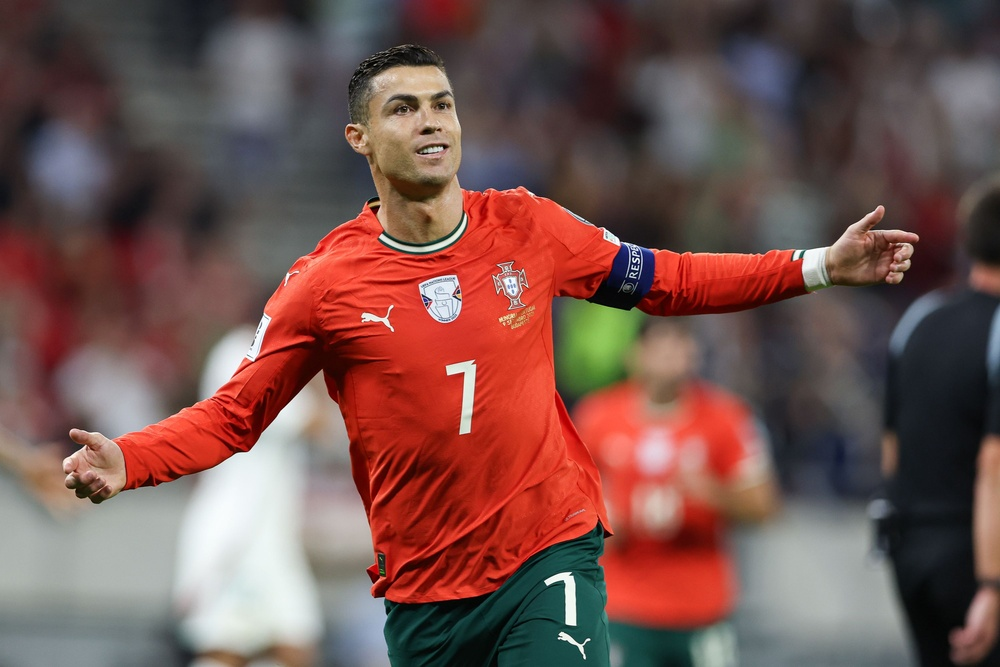
#> input picture ronaldo.jpg, 1000 x 667 px, shrunk from 3000 x 2000 before the run
$ jupyter execute --allow-errors rsvd_image_compression.ipynb
#> lines starting #> are read from the running program, lines starting #| are printed output that depends on the picture
#> the answer given: ronaldo.jpg
# Randomized SVD Image Compression Playground

This notebook lets you compare deterministic truncated SVD and randomized SVD (rSVD) on any grayscale image.
It measures reconstruction error (Frobenius norm relative to the original) and timing for different rSVD parameters so you can see the accuracy-speed trade-off.

**Workflow**

1. Run the import/setup cells.
2. Provide a path to an image file (PNG/JPG/etc.) when prompted, or press enter to use a synthetic demo image.
3. Adjust the rank, oversampling, and power iteration parameters to explore rSVD behavior.
4. Run the experiment, examine the metrics table/plots, and inspect the reconstructed images.

[cell 1]
import numpy as np
import pandas as pd
import matplotlib.pyplot as plt
from pathlib import Path
from PIL import Image
from time import perf_counter

plt.rcParams.update({
    "figure.figsize": (6, 4),
    "image.cmap": "gray",
    "font.size": 12,
})
np.set_printoptions(precision=3, suppress=True)

[cell 2]
save_figures = True
figure_output_dir = Path("figures")
if save_figures:
    figure_output_dir.mkdir(parents=True, exist_ok=True)

def sanitize_filename(text, default="figure"):
    if not text:
        return default
    sanitized = "".join(c if c.isalnum() or c in ("-", "_") else "_" for c in str(text))
    sanitized = sanitized.strip("_")[:120]
    return sanitized or default


def save_named_figure(fig, label):
    if not save_figures:
        return
    filename = f"{sanitize_filename(label)}.png"
    path = figure_output_dir / filename
    fig.savefig(path, bbox_inches="tight", dpi=240)
    print(f"Saved figure -> {path}")

[cell 3]
def load_grayscale_image(path):
    """Load an image file, convert it to grayscale, and return a float64 array scaled to [0, 1]."""
#> called with path = 'ronaldo.jpg'
    path = Path(path).expanduser()
    if not path.exists():
        raise FileNotFoundError(f"Image not found: {path}")
    image = Image.open(path).convert("L")
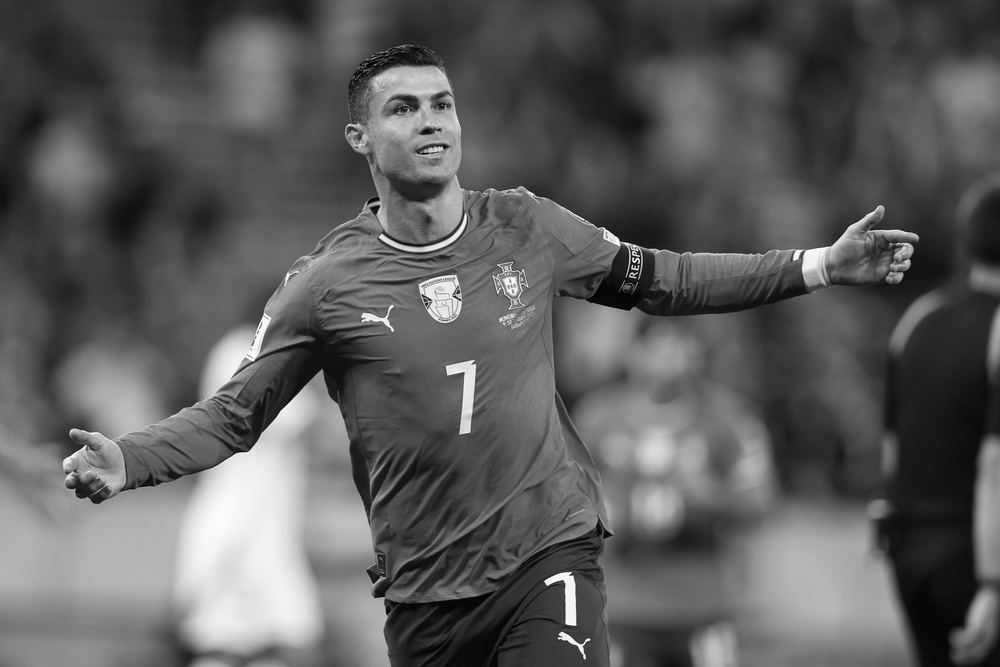
#> image: PIL image 1000x667 L; min 0, max 255, mean 92.7
    return np.asarray(image, dtype=np.float64) / 255.0


def create_demo_image(size=256):
    """Generate a synthetic gradient + stripe image as a fallback demo."""
    x = np.linspace(0, 1, size)
    y = np.linspace(0, 1, size)
    grid = np.outer(y, x)
    stripes = 0.25 * np.sin(18 * np.pi * x)
    vignette = np.clip(1.5 * grid * (1 - grid), 0, 1)
    demo = 0.55 * grid + 0.35 * vignette
    demo += 0.1 * np.outer(np.ones_like(y), stripes)
    return np.clip(demo, 0, 1)


def describe_image(matrix):
    matrix = np.asarray(matrix)
    print(f"Shape: {matrix.shape}, min={matrix.min():.3f}, max={matrix.max():.3f}")
#| Shape: (667, 1000), min=0.000, max=1.000

[cell 4]
def truncated_svd(matrix, rank):
    """Return the best rank-k approximation via deterministic SVD."""
    matrix = np.asarray(matrix, dtype=np.float64)
    U, S, Vt = np.linalg.svd(matrix, full_matrices=False)
    k = min(rank, len(S))
    return U[:, :k], S[:k], Vt[:k, :]


def randomized_svd(matrix, rank, oversampling=5, n_iter=2, random_state=None):
    """Compute an rSVD approximation using a Gaussian projection and optional power iterations."""
    matrix = np.asarray(matrix, dtype=np.float64)
    m, n = matrix.shape
    k = min(rank, m, n)
    l = min(k + oversampling, n)
    rng = np.random.default_rng(random_state)
    projector = rng.standard_normal(size=(n, l))
    sample = matrix @ projector
    for _ in range(max(n_iter, 0)):
        sample = matrix @ (matrix.T @ sample)
    Q, _ = np.linalg.qr(sample, mode="reduced")
    B = Q.T @ matrix
    Uh, S, Vt = np.linalg.svd(B, full_matrices=False)
    U = Q @ Uh
    return U[:, :k], S[:k], Vt[:k, :]


def reconstruct_image(U, S, Vt):
    """Reconstruct an image matrix from SVD factors."""
    return (U * S) @ Vt


def relative_frobenius_error(original, approximation):
    """Compute ||A - A_hat||_F / ||A||_F as an error bound surrogate."""
    original = np.asarray(original, dtype=np.float64)
    approximation = np.asarray(approximation, dtype=np.float64)
    denom = np.linalg.norm(original, ord="fro")
    if denom == 0:
        return 0.0
    return np.linalg.norm(original - approximation, ord="fro") / denom


def timed_call(fn, *args, **kwargs):
    start = perf_counter()
    output = fn(*args, **kwargs)
    end = perf_counter()
    return output, end - start

[cell 5]
image_path = input("Enter path to an image (leave blank for synthetic demo): ").strip()
if image_path:
    image_matrix = load_grayscale_image(image_path)
    source_description = f"Loaded from {Path(image_path).expanduser()}"
else:
    image_matrix = create_demo_image()
    source_description = "Synthetic gradient demo image (provide a path above to use your own data)."

print(source_description)
describe_image(image_matrix)

[cell 6]
fig, ax = plt.subplots(figsize=(7, 7))
ax.imshow(image_matrix, vmin=0, vmax=1)
ax.set_title("Original Image (grayscale)")
ax.axis("off")
plt.show()
save_named_figure(fig, "original_image")

[cell 7]
ranks_to_try = [10, 30, 60, 120]
power_iterations = [0, 1, 2, 3, 4]
oversampling = 10
random_state = 7

print("Ranks:", ranks_to_try)
print("Power iterations:", power_iterations)
print("Oversampling:", oversampling)
print("Random seed:", random_state)

[cell 8]
results = []
approximations = {}

for requested_rank in ranks_to_try:
    (svd_factors, svd_time) = timed_call(truncated_svd, image_matrix, requested_rank)
    U, S, Vt = svd_factors
    eff_rank = len(S)
    svd_approx = reconstruct_image(U, S, Vt)
    svd_error = relative_frobenius_error(image_matrix, svd_approx)
    key = ("SVD", eff_rank, 0)
    approximations[key] = svd_approx
    results.append({
        "method": "SVD",
        "requested_rank": requested_rank,
        "rank": eff_rank,
        "power_iterations": 0,
        "oversampling": 0,
        "relative_error": svd_error,
        "runtime_s": svd_time,
        "key": key,
    })

    for n_iter in power_iterations:
        (rsvd_factors, rsvd_time) = timed_call(
            randomized_svd,
            image_matrix,
            requested_rank,
            oversampling=oversampling,
            n_iter=n_iter,
            random_state=random_state,
        )
        Ur, Sr, Vtr = rsvd_factors
        eff_rank_rsvd = len(Sr)
        approx = reconstruct_image(Ur, Sr, Vtr)
        error = relative_frobenius_error(image_matrix, approx)
        key = ("rSVD", eff_rank_rsvd, n_iter)
        approximations[key] = approx
        results.append({
            "method": "rSVD",
            "requested_rank": requested_rank,
            "rank": eff_rank_rsvd,
            "power_iterations": n_iter,
            "oversampling": oversampling,
            "relative_error": error,
            "runtime_s": rsvd_time,
            "key": key,
        })
#> this loop made 4 passes
#> (svd_time, eff_rank, svd_error) on passes 1 to 4: (0.373, 10, 0.172), (0.334, 30, 0.0995), (0.339, 60, 0.066), (0.366, 120, 0.0388)
#> pass 1, `svd_approx = reconstruct_image(U, S, Vt)`:
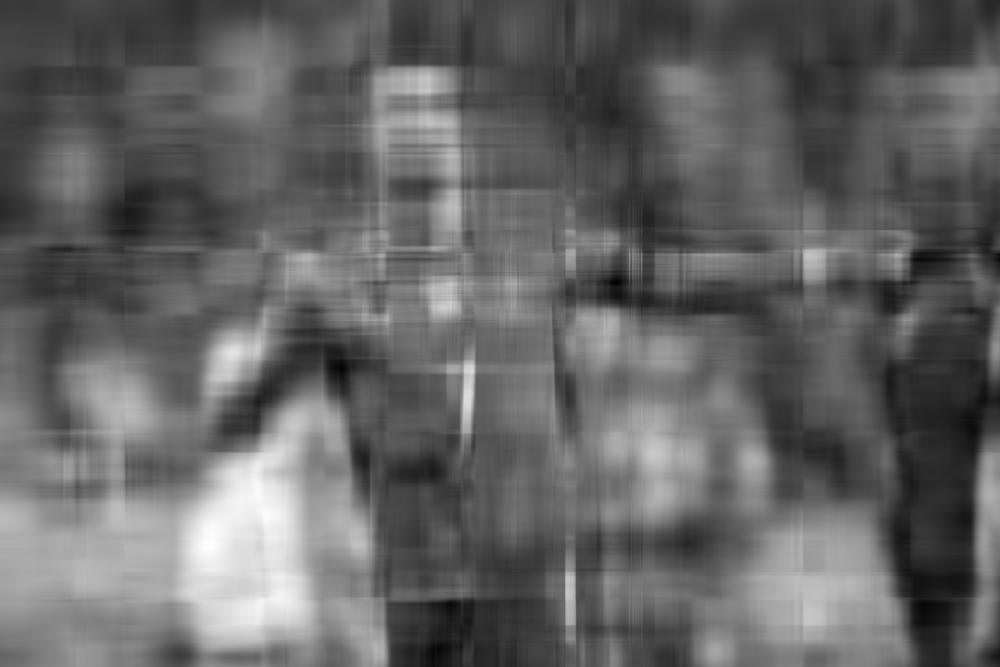
#> svd_approx: shape (667, 1000) float64; min -0.0811, max 1.05, mean 0.364; drawn with min black and max white
#> pass 1, in relative_frobenius_error (call 2), `approximation = np.asarray(approximation, dtype=np.float64)`:
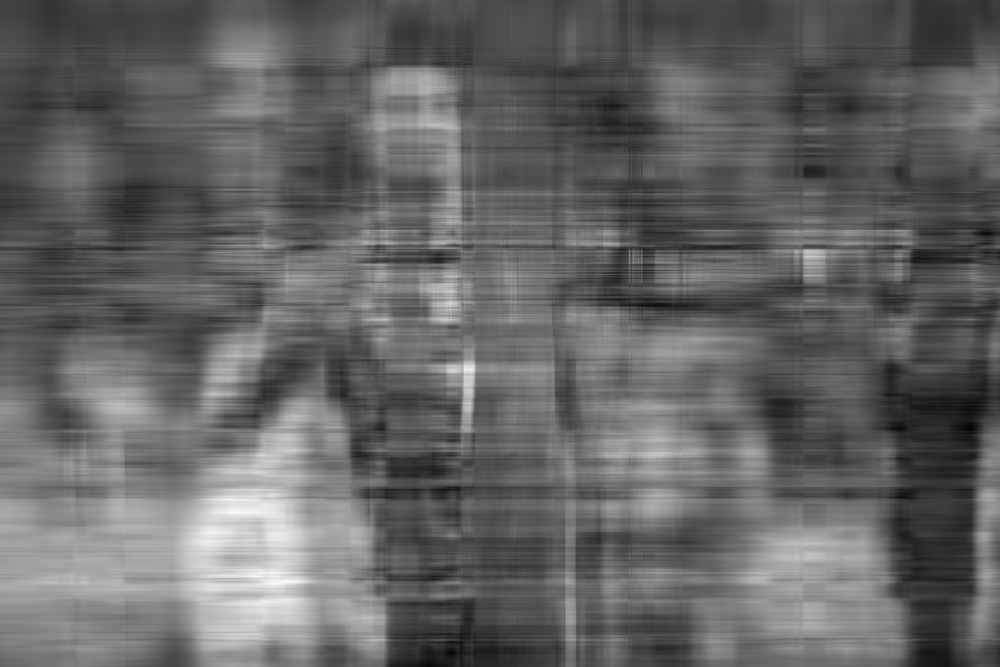
#> approximation: shape (667, 1000) float64; min -0.141, max 1.13, mean 0.362; drawn with min black and max white
#> after the loop:
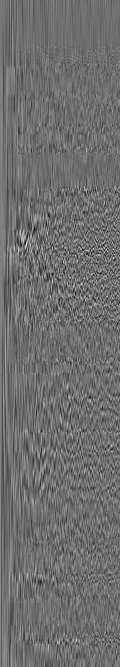
#> U: shape (667, 120) float64; min -0.23, max 0.299, mean 0.000353; drawn with min black and max white
#> after the loop:
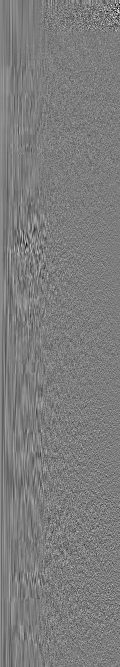
#> Ur: shape (667, 120) float64; min -0.322, max 0.335, mean 0.000326; drawn with min black and max white
#> after the loop, approximations = 24 items; results = 24 items

metrics_df = pd.DataFrame(results)
#> metrics_df = table of 24 rows and 8 columns
metrics_df["runtime_ms"] = metrics_df["runtime_s"] * 1000
metrics_df.sort_values(["method", "rank", "power_iterations"], inplace=True)
metrics_df.reset_index(drop=True, inplace=True)
metrics_df
#> Out = table of 24 rows and 9 columns

[cell 9]
latex_float = lambda x: f"{x:.4f}"

svd_table = (
    metrics_df[metrics_df["method"] == "SVD"]
    [["rank", "relative_error", "runtime_ms"]]
    .rename(columns={
        "rank": "Rank",
        "relative_error": "Relative Error",
        "runtime_ms": "Runtime [ms]",
    })
)
#> svd_table = table of 4 rows and 3 columns
print("SVD metrics (LaTeX):")
#> (the rest of this cell did not finish here and is left out)

[cell 10]
fig, axes = plt.subplots(1, 2, figsize=(14, 5))
error_ax, runtime_ax = axes

svd_data = metrics_df[metrics_df["method"] == "SVD"]
#> svd_data = table of 4 rows and 9 columns
if not svd_data.empty:
    error_ax.plot(svd_data["rank"], svd_data["relative_error"], marker="o", label="SVD")
    runtime_ax.plot(svd_data["rank"], svd_data["runtime_ms"], marker="o", label="SVD")

for n_iter, subset in metrics_df[metrics_df["method"] == "rSVD"].groupby("power_iterations"):
    label = f"rSVD (q={n_iter})"
    error_ax.plot(subset["rank"], subset["relative_error"], marker="o", label=label)
    runtime_ax.plot(subset["rank"], subset["runtime_ms"], marker="o", label=label)
#> this loop made 5 passes
#> label on passes 1 to 5: 'rSVD (q=0)', 'rSVD (q=1)', 'rSVD (q=2)', 'rSVD (q=3)', 'rSVD (q=4)'

error_ax.set_title("Relative Frobenius Error")
error_ax.set_xlabel("Rank")
error_ax.set_ylabel("||A - A_k||_F / ||A||_F")
error_ax.legend()
error_ax.grid(True, linestyle=":", linewidth=0.7)

runtime_ax.set_title("Runtime vs. Rank")
runtime_ax.set_xlabel("Rank")
runtime_ax.set_ylabel("Time (ms)")
runtime_ax.legend()
runtime_ax.grid(True, linestyle=":", linewidth=0.7)

plt.show()
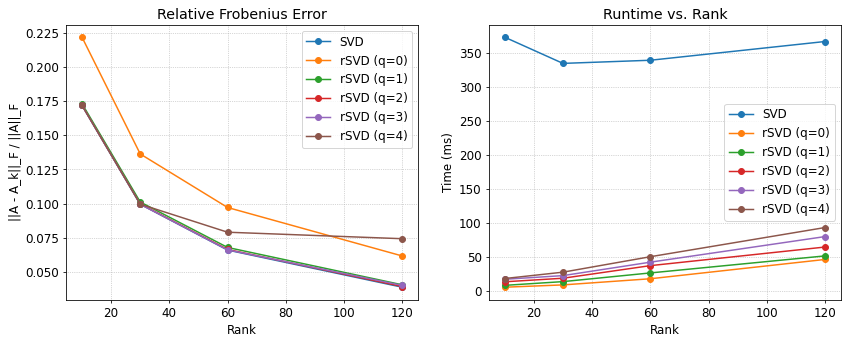
#> figure drawn by matplotlib, 2 panels
save_named_figure(fig, "metrics_curves")

[cell 11]
preview_rows = []
if not metrics_df.empty:
    svd_rows = metrics_df[metrics_df["method"] == "SVD"]
#> svd_rows = table of 4 rows and 9 columns
    if not svd_rows.empty:
        preview_rows.append(svd_rows.iloc[0])
        preview_rows.append(svd_rows.iloc[-1])
    rsvd_rows = metrics_df[metrics_df["method"] == "rSVD"].nsmallest(2, "relative_error")
#> rsvd_rows = table of 2 rows and 9 columns
    preview_rows.extend(list(rsvd_rows.itertuples(index=False)))

if preview_rows:
    def row_value(row, field):
        if hasattr(row, "_fields"):
            return getattr(row, field)
        return row[field]

    unique_keys = []
    filtered_rows = []
    for row in preview_rows:
        rank_value = row_value(row, "rank")
        method_value = row_value(row, "method")
        if method_value == "SVD" and rank_value == 10:
            continue
        key = tuple(row_value(row, "key"))
        if key in unique_keys:
            continue
        unique_keys.append(key)
        filtered_rows.append(row)
#> this loop made 4 passes
#> (rank_value, method_value, key) on passes 2 to 4: (120, 'SVD', ('SVD', 120, 0)), (120, 'rSVD', ('rSVD', 120, 2)), (120, 'rSVD', ('rSVD', 120, 3))
#> (rank_value, method_value) on pass 1: (10, 'SVD')
#> after the loop, filtered_rows = 3 items; unique_keys = [('SVD', 120, 0), ('rSVD', 120, 2), ('rSVD', 120, 3)]

    image_entries = [("Original image", image_matrix)]
    for row in filtered_rows:
        key = tuple(row_value(row, "key"))
        approx = approximations.get(key)
        if approx is None:
            continue
        runtime_ms = row_value(row, "runtime_ms")
        runtime_text = f"runtime={runtime_ms:.1f} ms" if runtime_ms is not None else "runtime=?"
        method_value = row_value(row, "method")
        if method_value == "SVD":
            title = f"SVD\nrank={row_value(row, 'rank')}\n{runtime_text}"
        else:
            title = (
                f"rSVD (q={row_value(row, 'power_iterations')})\n"
                f"rank={row_value(row, 'rank')}\n"
                f"err={row_value(row, 'relative_error'):.3e}\n{runtime_text}"
            )
        image_entries.append((title, approx))
#> this loop made 3 passes
#> (key, runtime_ms, runtime_text, method_value) on passes 1 to 3: (('SVD', 120, 0), 366.2, 'runtime=366.2 ms', 'SVD'), (('rSVD', 120, 2), 64.94, 'runtime=64.9 ms', 'rSVD'), (('rSVD', 120, 3), 80.25, 'runtime=80.3 ms', 'rSVD')
#> after the loop, image_entries = 4 items

    for title, data in image_entries:
        fig, ax = plt.subplots(figsize=(6, 6))
        ax.imshow(data, vmin=0, vmax=1)
        ax.set_title(title)
        ax.axis("off")
        label = f"comparison_{sanitize_filename(title)}"
        save_named_figure(fig, label)
        plt.show()
#> this loop made 4 passes
#> (title, label, filename in save_named_figure) on pass 1: ('Original image', 'comparison_Original_image', 'comparison_Original_image.png')
#> label on pass 2: 'comparison_SVD_rank_120_runtime_366_2_ms'
#| Saved figure -> figures/comparison_Original_image.png
#| Saved figure -> figures/comparison_SVD_rank_120_runtime_366_2_ms.png
#| Saved figure -> figures/comparison_rSVD__q_2__rank_120_err_3_930e-02_runtime_64_9_ms.png
#| Saved figure -> figures/comparison_rSVD__q_3__rank_120_err_4_015e-02_runtime_80_3_ms.png
else:
    print("Run the experiment cell above first to populate results.")

[cell 12]
rank_to_focus = 60
rsvd_powers = [1, 2, 3, 4]

entries = []

def pick_first_row(df, **filters):
    subset = df
    for key, value in filters.items():
        subset = subset[subset[key] == value]
    if subset.empty:
        return None
    return subset.iloc[0]

svd_row = pick_first_row(metrics_df, method="SVD", rank=rank_to_focus)
if svd_row is not None:
    entries.append((
        f"SVD rank={rank_to_focus}\n"
        f"err={svd_row.relative_error:.3e}\n"
        f"runtime={svd_row.runtime_ms:.1f} ms",
        tuple(svd_row.key),
    ))
else:
    print(f"No SVD result found for rank={rank_to_focus}.")

for power in rsvd_powers:
    rsvd_row = pick_first_row(
        metrics_df,
        method="rSVD",
        rank=rank_to_focus,
        power_iterations=power,
    )
    if rsvd_row is None:
        print(f"No rSVD result for rank={rank_to_focus}, q={power}.")
        continue
    entries.append((
        f"rSVD q={power}\n"
        f"rank={rank_to_focus}\n"
        f"err={rsvd_row.relative_error:.3e}\n"
        f"runtime={rsvd_row.runtime_ms:.1f} ms",
        tuple(rsvd_row.key),
    ))
#> after the loop, entries = 5 items

if entries:
    for title, key in entries:
        approx = approximations.get(key)
        if approx is None:
            print(f"Approximation missing for key={key}.")
            continue
        fig, ax = plt.subplots(figsize=(6, 6))
        ax.imshow(approx, vmin=0, vmax=1)
        ax.set_title(title)
        ax.axis("off")
        label = f"rank{rank_to_focus}_" + sanitize_filename(title)
        save_named_figure(fig, label)
        plt.show()
#> this loop made 5 passes
#> key on passes 1 to 5: ('SVD', 60, 0), ('rSVD', 60, 1), ('rSVD', 60, 2), ('rSVD', 60, 3), ('rSVD', 60, 4)
#| Saved figure -> figures/rank60_SVD_rank_60_err_6_600e-02_runtime_338_7_ms.png
#| Saved figure -> figures/rank60_rSVD_q_1_rank_60_err_6_791e-02_runtime_27_0_ms.png
#| Saved figure -> figures/rank60_rSVD_q_2_rank_60_err_6_645e-02_runtime_37_7_ms.png
#| Saved figure -> figures/rank60_rSVD_q_3_rank_60_err_6_616e-02_runtime_42_8_ms.png
#| Saved figure -> figures/rank60_rSVD_q_4_rank_60_err_7_906e-02_runtime_50_7_ms.png
#> pass 2, `approx = approximations.get(key)`:
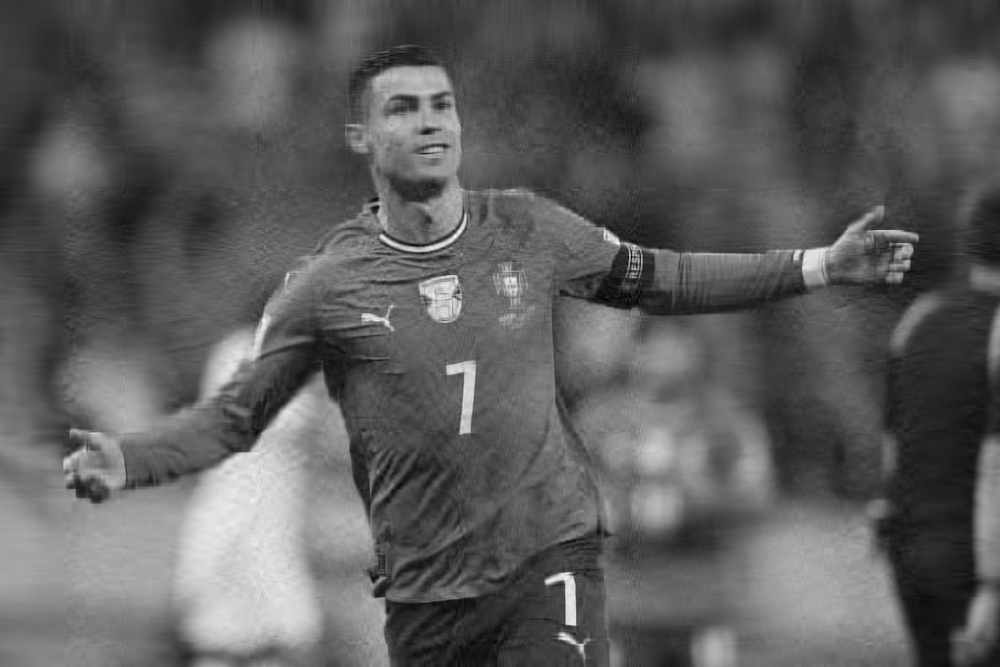
#> approx: shape (667, 1000) float64; min -0.0686, max 1.11, mean 0.364; drawn with min black and max white
else:
    print("No matching entries found; adjust rank_to_focus or rerun the experiment cell.")
